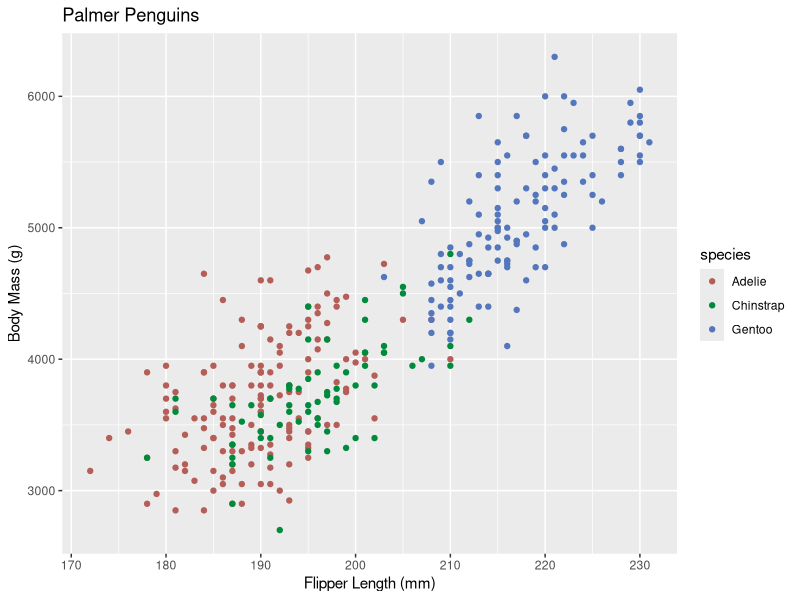

Source code (R):
## ---- chunk 1
knitr::opts_chunk$set(echo = FALSE)
library(tidyverse)
library(palmerpenguins)
## ---- chunk 2
ggplot(data = penguins, aes(x = flipper_length_mm, y = body_mass_g)) +
  geom_point(aes(color = species)) +
  scale_color_hue(l = 50, c = 65) +
  labs(title = "Palmer Penguins", 
       x = "Flipper Length (mm)", 
       y = "Body Mass (g)")
